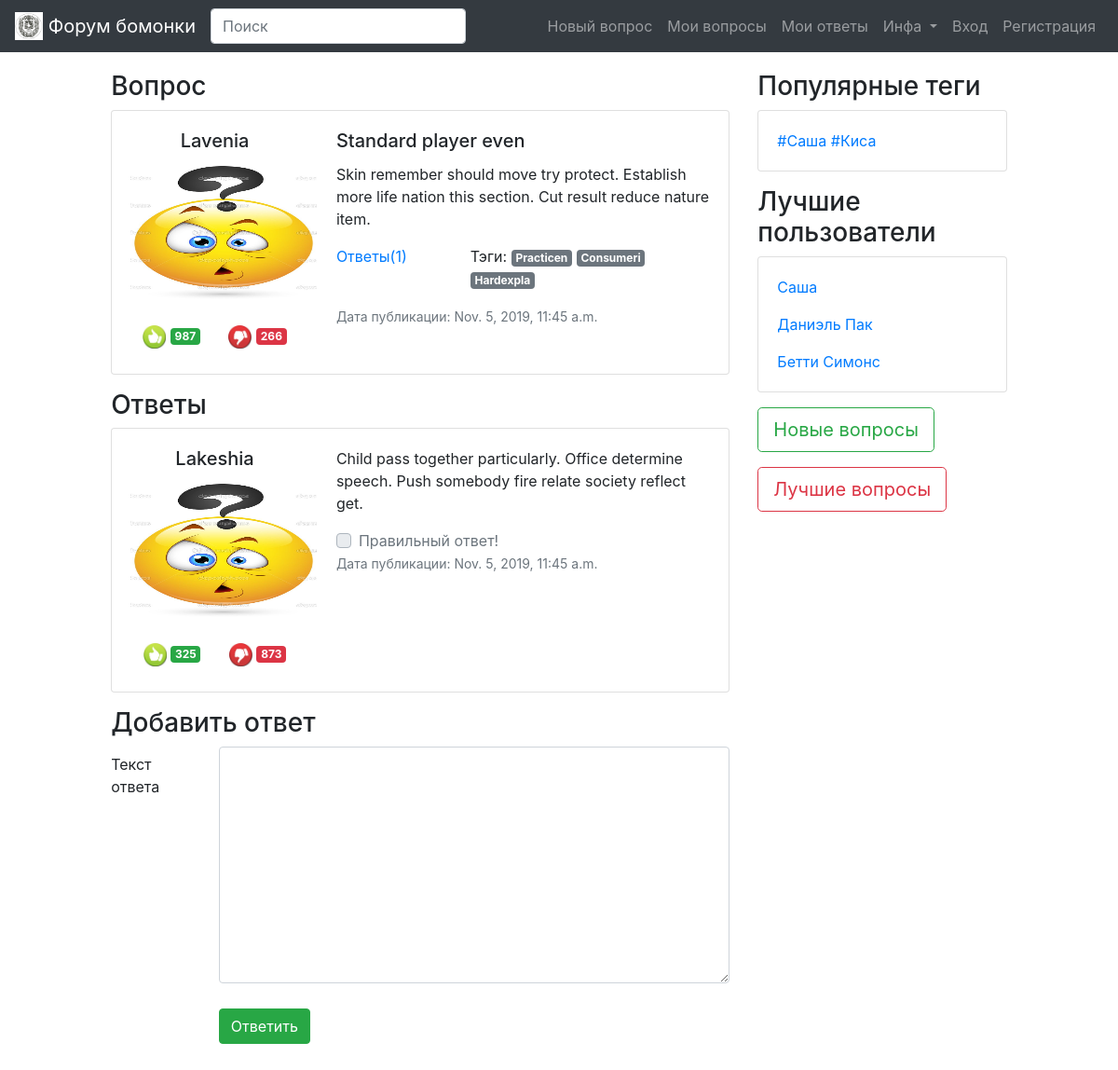
The page /question/29/ on the database its author committed.
### bomonka_forum/models.py (models this page shows, shortened)
class Question(models.Model):
    title = models.CharField(max_length=255, verbose_name='Заголовок')
    body = models.TextField(blank=True, verbose_name='Текст')
    author = models.ForeignKey(Profile, on_delete=models.CASCADE, verbose_name='Автор')
    datetime_published = models.DateTimeField(auto_now_add=True, verbose_name='Дата публикации')
    num_like = models.IntegerField(default=0, verbose_name='Количество лайков')
    num_dislike = models.IntegerField(default=0, verbose_name='Количество дизлайков')
    like = models.ManyToManyField('Profile', blank=True, related_name='questions_like', verbose_name='Лайки')
    dislike = models.ManyToManyField('Profile', blank=True, related_name='questions_dislike', verbose_name='Дизлайки')
    tags = models.ManyToManyField('Tag', blank=True, related_name='questions_tags', verbose_name='Тэги')
    slug = models.SlugField(max_length=150, unique=True)
    objects = QuestionManager()
    class Meta:
        verbose_name = 'Вопрос'
        verbose_name_plural = 'Вопросы'
        ordering = ['-datetime_published']
        unique_together = [('title'), ('body')]

class Profile(models.Model):
    user = models.OneToOneField(User, on_delete=models.CASCADE)
    email = models.EmailField()
    avatar = models.ImageField(upload_to='static/img/avatars/', default='static/img/default_ava.jpg')
    date = models.DateField(null=True, verbose_name='День Рождения')
    '''
    TODO: сделать подсчет лайков и дизлайков по всем постам
    '''
    num_like = models.IntegerField(default=0, verbose_name='Количество лайков')
    num_dislike = models.IntegerField(default=0, verbose_name='Количество дизлайков')
    def __str__(self):
        return self.user.username
    class Meta:
        verbose_name = 'Профиль'
        verbose_name_plural = 'Профили'

class Tag(models.Model):
    title = models.CharField(max_length=50, unique=True)
    class Meta:
        verbose_name = 'Тэг'
        verbose_name_plural = 'Тэги'

class Answer(models.Model):
    body = models.TextField(null=True, verbose_name='Текст')
    author = models.ForeignKey(Profile, on_delete=models.CASCADE)
    datetime = models.DateTimeField(auto_now_add=True, verbose_name='Дата публикации')
    correctness = models.BooleanField(default=False, verbose_name='Правильность')
    num_like = models.IntegerField(default=0, verbose_name='Количество лайков')
    num_dislike = models.IntegerField(default=0, verbose_name='Количество дизлайков')
    ''' можно ли сделать в админе выбор (имя юзера, лайк / дизлайк) ???'''
    like = models.ManyToManyField('Profile', blank=True, related_name='answers_like', verbose_name='Лайки')
    dislike = models.ManyToManyField('Profile', blank=True, related_name='answers_dislike', verbose_name='Дизлайки')
    questions = models.ForeignKey('Question', null=True, related_name='answers', verbose_name='Вопросы', on_delete=models.CASCADE)
    class Meta:
        verbose_name = 'Ответ'
        verbose_name_plural = 'Ответы'
        ordering = ['-num_like', '-num_dislike']

### bomonka_forum/views.py (the view)
# urls.py: path('question/<str:slug>/', question_info, name='question_info_url'),
def question_info(request, slug):
    q = get_object_or_404(Question, slug__iexact=slug)
    return render(request, 'bomonka_forum/question.html', context={'question': q})

### bomonka_forum/templates/bomonka_forum/question.html (shortened to what this page needs)
{% extends 'base.html' %}
{% load static %}
{% block content %}
<h3 class="md-3"> Вопрос </h3>
{% include 'bomonka_forum/question_card.html' %}
<h3 class="md-3"> Ответы </h3>
{% for answer in question.answers.all %}
<div class="card mb-3">
	<div class="row no-gutters">
		<div class="col-md-4">
			<div class="text-center card-body">
			    <h5 class="card-title">
				    {{ answer.author }}
				</h5>
				<p class="card-text">
			        <img src="/{{ answer.author.avatar }}"
			        width="200" height="150" alt="NO FACE">
			    </p>
			    <button type="button" class="btn btn-white">
				    <img src="{% static 'img/like.jpg' %}" width="25" height="25" alt="...">
				    <span class="badge badge-success"> {{ answer.num_like }} </span>
			    </button>
			    <button type="button" class="btn btn-white">
				    <img src="{% static 'img/dislike.jpg' %}" width="25" height="25" alt="...">
				    <span class="badge badge-danger"> {{ answer.num_dislike }} </span>
			    </button>
			</div>
		</div>
		<div class="col-md-8">
			<div class="card-body">
				<p class="card-text"> {{ answer.body }} </p>
				<div class="custom-control custom-checkbox">
					<label class="custom-control-label" for="customCheckDisabled"> Правильный ответ! </label>
				</div>
				<p class="card-text">
					<small class="text-muted">
					    Дата публикации: {{ answer.datetime }}
				    </small>
				</p>
			</div>
		</div>
	</div>
</div>
{% endfor %}
<form>
	<h3> Добавить ответ </h3>
	<div class="form-group row">
		<label for="colFormLabel" class="col-sm-2 col-form-label"> Текст ответа </label>
		<div class="col-sm-10">
			<textarea class="form-control" aria-label="With textarea" rows="10" required></textarea>
			<button type="submit" class="btn btn-success" style="margin-top: 5%"> Ответить </button>
		</div>
	</div>
</form>
{% endblock content %}

### bomonka_forum/templates/bomonka_forum/question_card.html
{% load static %}
{% block content %}
<div class="card mb-3">
	<div class="row no-gutters">
		<div class="col-md-4">
			<div class="text-center card-body">
			    <h5 class="card-title">
				    {{ question.author }}
				</h5>
				<p class="card-text">
			        <img src="/{{ question.author.avatar }}"
			        width="200" height="150" alt="NO FACE">
			    </p>
			    <button type="button" class="btn btn-white">
				    <img src="{% static 'img/like.jpg' %}" width="25" height="25" alt="...">
				    <span class="badge badge-success"> {{ question.num_like }} </span>
			    </button>
			    <button type="button" class="btn btn-white">
				    <img src="{% static 'img/dislike.jpg' %}" width="25" height="25" alt="...">
				    <span class="badge badge-danger"> {{ question.num_dislike }} </span>
			    </button>
			</div>
		</div>
		<div class="col-md-8">
			<div class="card-body">
				<h5 class="card-title"> {{ question.title }} </h5>
				<p class="card-text"> {{ question.body }} </p>
				<div class="row">
		            <div class="col-md-4">
					    <a href="{% url 'question_info_url' slug=question.slug%}">
					        Ответы({{ question.answers.count }})
					    </a>
					</div>
					<div class="col-md-8">
					    <p>
					        Тэги:
					        {% for tag in question.tags.all %}
					            <a href="{% url 'question_tag_url' title=tag.title %}"
					            class="badge badge-secondary"> {{ tag.title }} </a>
					        {% endfor %}
					    </p>
					</div>
				</div>
				<p class="card-text">
					<small class="text-muted">
					    Дата публикации: {{ question.datetime_published }}
				    </small>
				</p>
			</div>
		</div>
	</div>
</div>
{% endblock content %}

### rows shown on the page
Question: author "Lavenia", author.avatar (placeholder picture), num_like "987", num_dislike "266", title "Standard player even", body "Skin remember should move try protect. Establish more life nation this section. Cut result reduce nature item.", answers.count "1", datetime_published "Nov. 5, 2019, 11:45 a.m."
Tag: title "Practicen"
Tag: title "Consumeri"
Tag: title "Hardexpla"
Answer: author "Lakeshia", author.avatar (placeholder picture), num_like "325", num_dislike "873", body "Child pass together particularly. Office determine speech. Push somebody fire relate society reflect get.", datetime "Nov. 5, 2019, 11:45 a.m."
